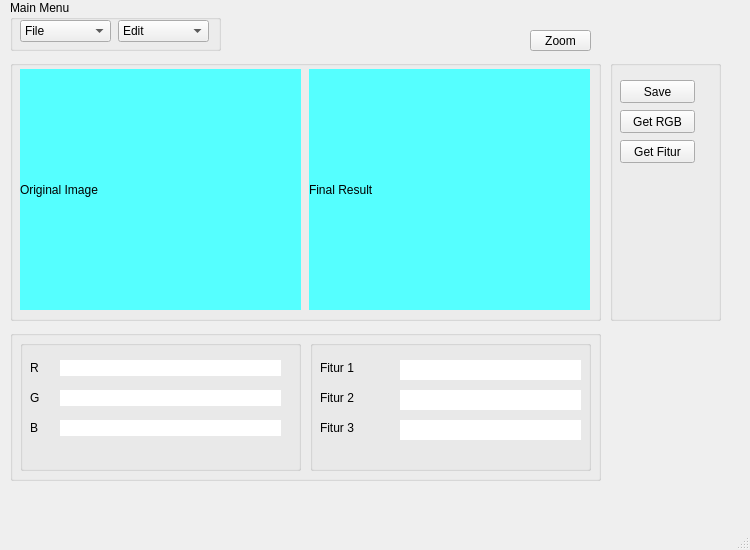
<?xml version="1.0" encoding="UTF-8"?>
<ui version="4.0">
 <class>MainWindow</class>
 <widget class="QMainWindow" name="MainWindow">
  <property name="geometry">
   <rect>
    <x>0</x>
    <y>0</y>
    <width>750</width>
    <height>550</height>
   </rect>
  </property>
  <property name="windowTitle">
   <string>MainWindow</string>
  </property>
  <widget class="QWidget" name="centralwidget">
   <widget class="QGroupBox" name="gBox_rightButton">
    <property name="geometry">
     <rect>
      <x>610</x>
      <y>60</y>
      <width>111</width>
      <height>261</height>
     </rect>
    </property>
    <property name="title">
     <string/>
    </property>
    <widget class="QPushButton" name="pBtn_save">
     <property name="geometry">
      <rect>
       <x>10</x>
       <y>20</y>
       <width>75</width>
       <height>23</height>
      </rect>
     </property>
     <property name="text">
      <string>Save</string>
     </property>
    </widget>
    <widget class="QPushButton" name="pBtn_getRGB">
     <property name="geometry">
      <rect>
       <x>10</x>
       <y>50</y>
       <width>75</width>
       <height>23</height>
      </rect>
     </property>
     <property name="text">
      <string>Get RGB</string>
     </property>
    </widget>
    <widget class="QPushButton" name="pBtn_getFitur">
     <property name="geometry">
      <rect>
       <x>10</x>
       <y>80</y>
       <width>75</width>
       <height>23</height>
      </rect>
     </property>
     <property name="text">
      <string>Get Fitur</string>
     </property>
    </widget>
   </widget>
   <widget class="QGroupBox" name="gBox_images">
    <property name="geometry">
     <rect>
      <x>10</x>
      <y>60</y>
      <width>591</width>
      <height>261</height>
     </rect>
    </property>
    <property name="title">
     <string/>
    </property>
    <widget class="QLabel" name="lbl_imgOriginal">
     <property name="geometry">
      <rect>
       <x>10</x>
       <y>9</y>
       <width>281</width>
       <height>241</height>
      </rect>
     </property>
     <property name="styleSheet">
      <string notr="true">background-color:rgb(85, 255, 255)</string>
     </property>
     <property name="text">
      <string>Original Image</string>
     </property>
     <property name="scaledContents">
      <bool>true</bool>
     </property>
    </widget>
    <widget class="QLabel" name="lbl_imgResult">
     <property name="geometry">
      <rect>
       <x>299</x>
       <y>9</y>
       <width>281</width>
       <height>241</height>
      </rect>
     </property>
     <property name="styleSheet">
      <string notr="true">background-color:rgb(85, 255, 255)</string>
     </property>
     <property name="text">
      <string>Final Result</string>
     </property>
     <property name="scaledContents">
      <bool>true</bool>
     </property>
    </widget>
   </widget>
   <widget class="QGroupBox" name="gBox_mainMenu">
    <property name="geometry">
     <rect>
      <x>10</x>
      <y>0</y>
      <width>211</width>
      <height>51</height>
     </rect>
    </property>
    <property name="title">
     <string>Main Menu</string>
    </property>
    <widget class="QComboBox" name="cb_file">
     <property name="geometry">
      <rect>
       <x>10</x>
       <y>20</y>
       <width>91</width>
       <height>22</height>
      </rect>
     </property>
     <item>
      <property name="text">
       <string>File</string>
      </property>
     </item>
     <item>
      <property name="text">
       <string>Open Image</string>
      </property>
     </item>
    </widget>
    <widget class="QComboBox" name="cb_edit">
     <property name="geometry">
      <rect>
       <x>108</x>
       <y>20</y>
       <width>91</width>
       <height>22</height>
      </rect>
     </property>
     <item>
      <property name="text">
       <string>Edit</string>
      </property>
     </item>
     <item>
      <property name="text">
       <string>Grayscale</string>
      </property>
     </item>
     <item>
      <property name="text">
       <string>Binarization</string>
      </property>
     </item>
     <item>
      <property name="text">
       <string>Edge Detection</string>
      </property>
     </item>
    </widget>
   </widget>
   <widget class="QGroupBox" name="gBox_result">
    <property name="geometry">
     <rect>
      <x>10</x>
      <y>330</y>
      <width>591</width>
      <height>151</height>
     </rect>
    </property>
    <property name="title">
     <string/>
    </property>
    <widget class="QGroupBox" name="gBox_RGB">
     <property name="geometry">
      <rect>
       <x>10</x>
       <y>10</y>
       <width>281</width>
       <height>131</height>
      </rect>
     </property>
     <property name="title">
      <string/>
     </property>
     <widget class="QLabel" name="lbl_r">
      <property name="geometry">
       <rect>
        <x>10</x>
        <y>20</y>
        <width>21</width>
        <height>16</height>
       </rect>
      </property>
      <property name="text">
       <string>R</string>
      </property>
     </widget>
     <widget class="QLabel" name="lbl_valueR">
      <property name="geometry">
       <rect>
        <x>40</x>
        <y>20</y>
        <width>221</width>
        <height>16</height>
       </rect>
      </property>
      <property name="styleSheet">
       <string notr="true">background-color:rgb(255, 255, 255)</string>
      </property>
      <property name="text">
       <string/>
      </property>
     </widget>
     <widget class="QLabel" name="lbl_g">
      <property name="geometry">
       <rect>
        <x>10</x>
        <y>50</y>
        <width>16</width>
        <height>16</height>
       </rect>
      </property>
      <property name="text">
       <string>G</string>
      </property>
     </widget>
     <widget class="QLabel" name="lbl_b">
      <property name="geometry">
       <rect>
        <x>10</x>
        <y>80</y>
        <width>16</width>
        <height>16</height>
       </rect>
      </property>
      <property name="text">
       <string>B</string>
      </property>
     </widget>
     <widget class="QLabel" name="lbl_valueG">
      <property name="geometry">
       <rect>
        <x>40</x>
        <y>50</y>
        <width>221</width>
        <height>16</height>
       </rect>
      </property>
      <property name="styleSheet">
       <string notr="true">background-color:rgb(255, 255, 255)</string>
      </property>
      <property name="text">
       <string/>
      </property>
     </widget>
     <widget class="QLabel" name="lbl_valueB">
      <property name="geometry">
       <rect>
        <x>40</x>
        <y>80</y>
        <width>221</width>
        <height>16</height>
       </rect>
      </property>
      <property name="styleSheet">
       <string notr="true">background-color:rgb(255, 255, 255)</string>
      </property>
      <property name="text">
       <string/>
      </property>
     </widget>
    </widget>
    <widget class="QGroupBox" name="gBox_fitur">
     <property name="geometry">
      <rect>
       <x>300</x>
       <y>10</y>
       <width>281</width>
       <height>131</height>
      </rect>
     </property>
     <property name="title">
      <string/>
     </property>
     <widget class="QLabel" name="lbl_fitur1">
      <property name="geometry">
       <rect>
        <x>10</x>
        <y>20</y>
        <width>71</width>
        <height>16</height>
       </rect>
      </property>
      <property name="text">
       <string>Fitur 1</string>
      </property>
     </widget>
     <widget class="QLabel" name="lbl_fitur2">
      <property name="geometry">
       <rect>
        <x>10</x>
        <y>50</y>
        <width>71</width>
        <height>16</height>
       </rect>
      </property>
      <property name="text">
       <string>Fitur 2</string>
      </property>
     </widget>
     <widget class="QLabel" name="lbl_fitur3">
      <property name="geometry">
       <rect>
        <x>10</x>
        <y>80</y>
        <width>71</width>
        <height>16</height>
       </rect>
      </property>
      <property name="text">
       <string>Fitur 3</string>
      </property>
     </widget>
     <widget class="QLabel" name="lbl_valueFitur1">
      <property name="geometry">
       <rect>
        <x>90</x>
        <y>20</y>
        <width>181</width>
        <height>20</height>
       </rect>
      </property>
      <property name="styleSheet">
       <string notr="true">background-color:rgb(255, 255, 255)</string>
      </property>
      <property name="text">
       <string/>
      </property>
     </widget>
     <widget class="QLabel" name="lbl_valueFitur2">
      <property name="geometry">
       <rect>
        <x>90</x>
        <y>50</y>
        <width>181</width>
        <height>20</height>
       </rect>
      </property>
      <property name="styleSheet">
       <string notr="true">background-color:rgb(255, 255, 255)</string>
      </property>
      <property name="text">
       <string/>
      </property>
     </widget>
     <widget class="QLabel" name="lbl_valueFitur3">
      <property name="geometry">
       <rect>
        <x>90</x>
        <y>80</y>
        <width>181</width>
        <height>20</height>
       </rect>
      </property>
      <property name="styleSheet">
       <string notr="true">background-color:rgb(255, 255, 255)</string>
      </property>
      <property name="text">
       <string/>
      </property>
     </widget>
    </widget>
   </widget>
   <widget class="QPushButton" name="pBtn_zoom">
    <property name="geometry">
     <rect>
      <x>530</x>
      <y>30</y>
      <width>61</width>
      <height>21</height>
     </rect>
    </property>
    <property name="text">
     <string>Zoom</string>
    </property>
   </widget>
  </widget>
  <widget class="QMenuBar" name="menubar">
   <property name="geometry">
    <rect>
     <x>0</x>
     <y>0</y>
     <width>750</width>
     <height>21</height>
    </rect>
   </property>
  </widget>
  <widget class="QStatusBar" name="statusbar"/>
 </widget>
 <resources/>
 <connections/>
</ui>
